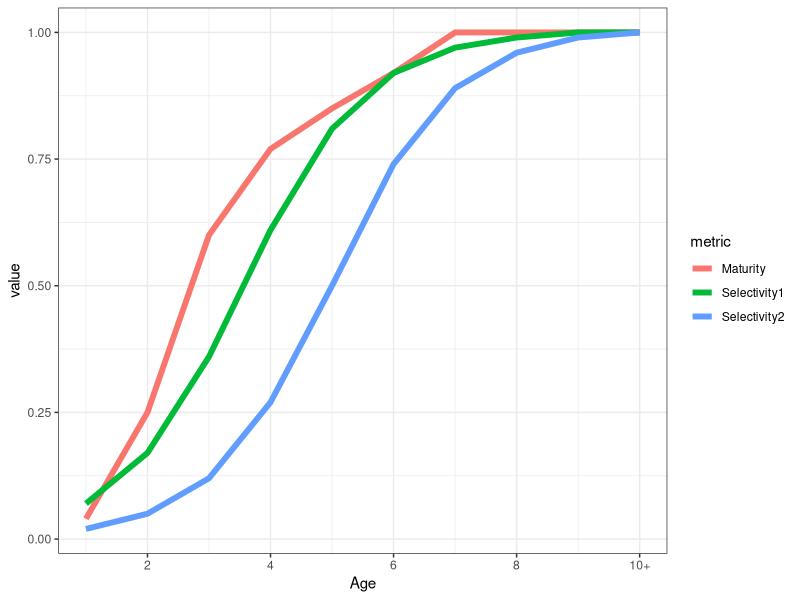
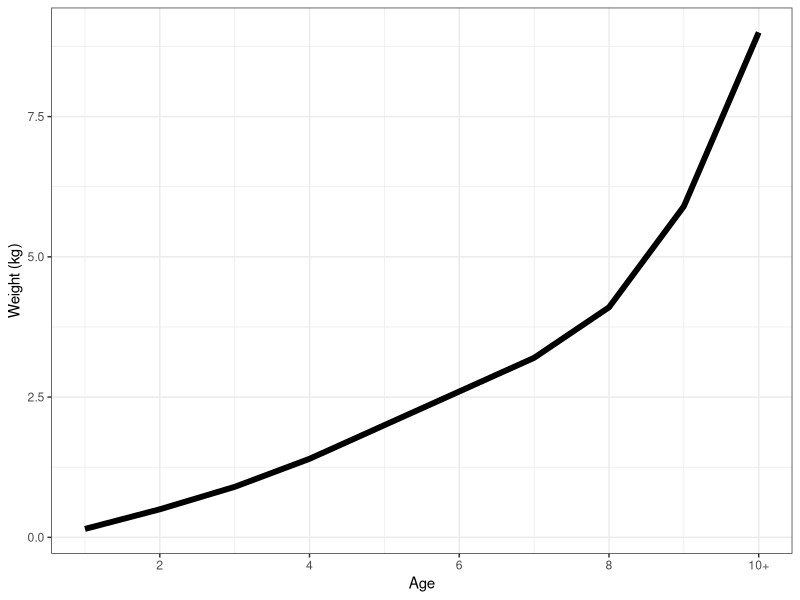
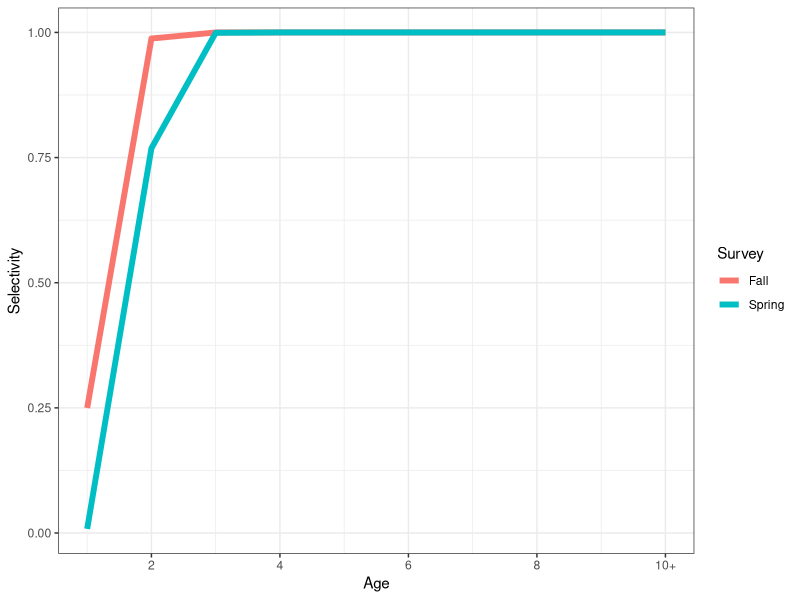

These charts were generated, in order, by the following R code:
# basics.R
# plot maturity, selectivities, and weight at age

library(tidyverse)

dat <- read.csv("demonstrations/chris/basics/atage.csv")
dat

datlong <- dat %>%
  pivot_longer(cols = -1, names_to = "metric", values_to = "value")
datlong

matselplot <- ggplot(filter(datlong, metric != "Weight"), aes(x=Age, y=value)) +
  geom_line(aes(color = metric), lwd=2) +
  scale_x_continuous(breaks = seq(2, 10, 2), labels = c("2", "4", "6", "8", "10+")) +
  theme_bw()
ggsave(filename = "demonstrations/chris/basics/matselplot.png", matselplot, width = 6, height = 4, units = "in")

waaplot <- ggplot(filter(datlong, metric == "Weight"), aes(x=Age, y=value)) +
  geom_line(lwd=2) +
  scale_x_continuous(breaks = seq(2, 10, 2), labels = c("2", "4", "6", "8", "10+")) +
  labs(y="Weight (kg)") +
  theme_bw()
ggsave(filename = "demonstrations/chris/basics/waaplot.png", waaplot, width = 5, height = 4, units = "in")

dat2 <- read.csv("demonstrations/chris/basics/surveysel.csv")
dat2

dat2long <- dat2 %>%
  pivot_longer(cols = -1, names_to = "Survey", values_to = "value")
dat2long

survselplot <- ggplot(dat2long, aes(x=Age, y=value, color=Survey)) +
  geom_line(lwd=2) +
  scale_x_continuous(breaks = seq(2, 10, 2), labels = c("2", "4", "6", "8", "10+")) +
  labs(y="Selectivity") +
  theme_bw()
ggsave(filename = "demonstrations/chris/basics/survselplot.png", survselplot, width = 4, height = 3, units = "in")
